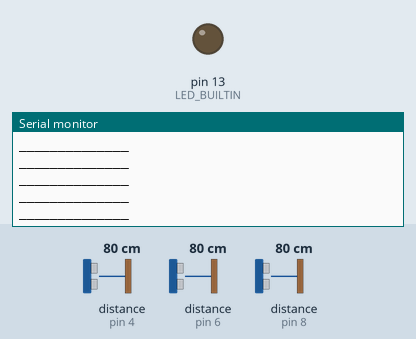
Simulated run of this sketch. Board: Arduino Uno, built with avr-gcc and run on an emulated ATmega328P. Shown: output pins drawn as LEDs (lit = HIGH), the last lines printed to the serial monitor. Wiring (inferred from the names in the program): 3 × ultrasonic range finder: trigger pin 5, echo pin 4 / trigger pin 7, echo pin 6 / trigger pin 9, echo pin 8. Inputs (shaded band) come from the test bench; at power-on: distance to the obstacle (sensors on pin 4, pin 8, pin 6) 80 cm. The echo pulse lasts 58.3 µs per cm; pins used as bus, display or sensor lines are not drawn.

Above: at 1.2 s.
1.3 s: distance to the obstacle (sensor on pin 4) set to 2 cm
At 1.41 s:
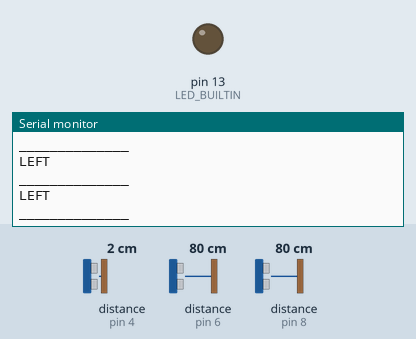
2.9 s: distance to the obstacle (sensor on pin 8) set to 2 cm
At 2.96 s:
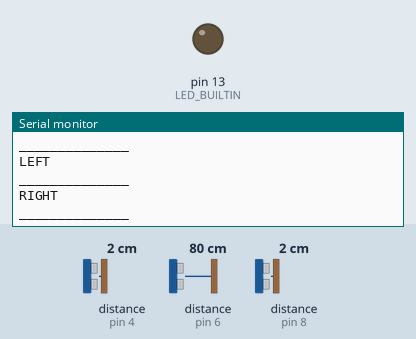

The sketch:

ontwijk.ino
```cpp
#define HOVER_SERIAL_BAUD   115200      // [-] Baud rate for HoverSerial (used to communicate with the hoverboard)
#define SERIAL_BAUD         115200      // [-] Baud rate for built-in Serial (used for the Serial Monitor)
#define START_FRAME         0xABCD       // [-] Start frame definition for reliable serial communication
#define TIME_SEND           100         // [ms] Sending time interval
#define SPEED_MAX_TEST      300         // [-] Maximum speed for testing
#define SPEED_STEP          20          // [-] Speed step

#include <Wire.h>
#include <SoftwareSerial.h>
SoftwareSerial HoverSerial(2,3);        // RX, TX

uint8_t idx = 0;                        // Index for new data pointer
uint16_t bufStartFrame;                 // Buffer Start Frame
byte *p;                                // Pointer declaration for the new received data
byte incomingByte;
byte incomingBytePrev;

typedef struct{
   uint16_t start;
   int16_t  steer;
   int16_t  speeds;
   uint16_t checksum;
} SerialCommand;
SerialCommand Command;

typedef struct{
   uint16_t start;
   int16_t  cmd1;
   int16_t  cmd2;
   int16_t  speedR_meas;
   int16_t  speedL_meas;
   int16_t  batVoltage;
   int16_t  boardTemp;
   uint16_t cmdLed;
   uint16_t checksum;
} SerialFeedback;
SerialFeedback Feedback;
SerialFeedback NewFeedback;

byte echoPins[] = {6}; // first 3 are facing the front
byte trigPins[] = {7};

byte echoSide[] = {4, 8};// facing the sides
byte trigSide[] = {5, 9};

void setup() {
  // put your setup code here, to run once:
  Serial.begin(SERIAL_BAUD);
  Serial.println("Hoverboard Serial v1.0");
  HoverSerial.begin(HOVER_SERIAL_BAUD);
  pinMode(LED_BUILTIN, OUTPUT);
  size_t n = sizeof(echoPins)/sizeof(echoPins[0]);
  size_t m = sizeof(echoSide)/sizeof(echoSide[0]);
  for (byte i=0;i<n;i++){
    pinMode(echoPins[i], INPUT);
  }
  for (byte i=0;i<n;i++){
    pinMode(trigPins[i], OUTPUT);
  }
  for (byte i=0;i<m;i++){
    pinMode(echoSide[i], INPUT);
  }
  for (byte i=0;i<m;i++){
    pinMode(trigSide[i], OUTPUT);
  }
  Send(60,0);
}

float measure(int trigPin, int echoPin){
  long duration;
  int distance;
  digitalWrite(trigPin, LOW);
  delayMicroseconds(2);
  // Sets the trigPin HIGH (ACTIVE) for 10 microseconds
  digitalWrite(trigPin, HIGH);
  delayMicroseconds(10);
  digitalWrite(trigPin, LOW);
  // Reads the echoPin, returns the sound wave travel time in microseconds
  duration = pulseIn(echoPin, HIGH);
  // Calculating the distance
  distance = duration * 0.034 / 2; // Speed of sound wave divided by 2 (go and back)
  return distance;
}


void Send(int16_t uSteer, int16_t uSpeed)
{
  // Create command
  Command.start    = (uint16_t)START_FRAME;
  Command.steer    = (int16_t)uSteer;
  Command.speeds    = (int16_t)uSpeed;
  Command.checksum = (uint16_t)(Command.start ^ Command.steer ^ Command.speeds);

  // Write to Serial
  HoverSerial.write((uint8_t *) &Command, sizeof(Command));
}
void Receive()
{
    // Check for new data availability in the Serial buffer
    if (HoverSerial.available()) {
        incomingByte    = HoverSerial.read();                                   // Read the incoming byte
        bufStartFrame = ((uint16_t)(incomingByte) << 8) | incomingBytePrev;       // Construct the start frame
    }
    else {
        return;
    }

  // If DEBUG_RX is defined print all incoming bytes
  #ifdef DEBUG_RX
        Serial.print(incomingByte);
        return;
    #endif

    // Copy received data
    if (bufStartFrame == START_FRAME) {                     // Initialize if new data is detected
        p       = (byte *)&NewFeedback;
        *p++    = incomingBytePrev;
        *p++    = incomingByte;
        idx     = 2;
    } else if (idx >= 2 && idx < sizeof(SerialFeedback)) {  // Save the new received data
        *p++    = incomingByte;
        idx++;
    }

    // Check if we reached the end of the package
    if (idx == sizeof(SerialFeedback)) {
        uint16_t checksum;
        checksum = (uint16_t)(NewFeedback.start ^ NewFeedback.cmd1 ^ NewFeedback.cmd2 ^ NewFeedback.speedR_meas ^ NewFeedback.speedL_meas
                            ^ NewFeedback.batVoltage ^ NewFeedback.boardTemp ^ NewFeedback.cmdLed);

        // Check validity of the new data
        if (NewFeedback.start == START_FRAME && checksum == NewFeedback.checksum) {
            // Copy the new data
            memcpy(&Feedback, &NewFeedback, sizeof(SerialFeedback));

            // Print data to built-in Serial
            Serial.print("1: ");   Serial.print(Feedback.cmd1);
            Serial.print(" 2: ");  Serial.print(Feedback.cmd2);
            Serial.print(" 3: ");  Serial.print(Feedback.speedR_meas);
            Serial.print(" 4: ");  Serial.print(Feedback.speedL_meas);
            Serial.print(" 5: ");  Serial.print(Feedback.batVoltage);
            Serial.print(" 6: ");  Serial.print(Feedback.boardTemp);
            Serial.print(" 7: ");  Serial.println(Feedback.cmdLed);
        } else {
          Serial.println("Non-valid data skipped");
        }
        idx = 0;    // Reset the index (it prevents to enter in this if condition in the next cycle)
    }

    // Update previous states
    incomingBytePrev = incomingByte;
}

int iTest = 0;
int iStep = SPEED_STEP;
bool object = false;
unsigned long timer = millis();
unsigned long lastStop;
void loop() {
  // put your main code here, to run repeatedly:
  size_t n = sizeof(echoPins)/sizeof(echoPins[0]);
  size_t m = sizeof(echoSide)/sizeof(echoSide[0]);
  object = false;
  byte sensorDetect = NULL;
  byte sensorCount = 0;
  for (byte i=0;i<n;i++){
    if(measure(trigPins[i], echoPins[i])<70){
      object = true;
      sensorDetect = n;
    }
  }

  for (byte i=0;i<m;i++){
    if(measure(trigSide[i], echoSide[i])<40){
      object = true;
      if(i<m/2){
        sensorDetect = n-n;
      }
      else {
        sensorDetect = n+1;
      }
    }
  }
  if (object){
    if(sensorDetect == n){
      int dist = 0;
      byte sensor;
      for (byte i=0;i<m;i++){
        if(dist < measure(trigSide[i], echoSide[i])){
          dist = measure(trigSide[i], echoSide[i]);
          sensor = i;
        }
      }
      if (sensor < m/2){
        Send(60,0);
        Serial.println("L");
      } else {
        Send(-60,0);
        Serial.println("R");
      }
    } else if(sensorDetect < n){
      Send(-60, 0);
      Serial.println("LEFT");
    } else {
      Send(60, 0);
      Serial.println("RIGHT");
    }
  } else{
      Send(0,50);
  }
  Serial.println("______________");

  Receive();
  delay(50);
}
```

Measured:
- after the input at 1.3 s, the serial monitor: prints a new line at once (image 1)
- after the input at 2.9 s, the serial monitor: prints a new line after 0.05 s (image 2)
